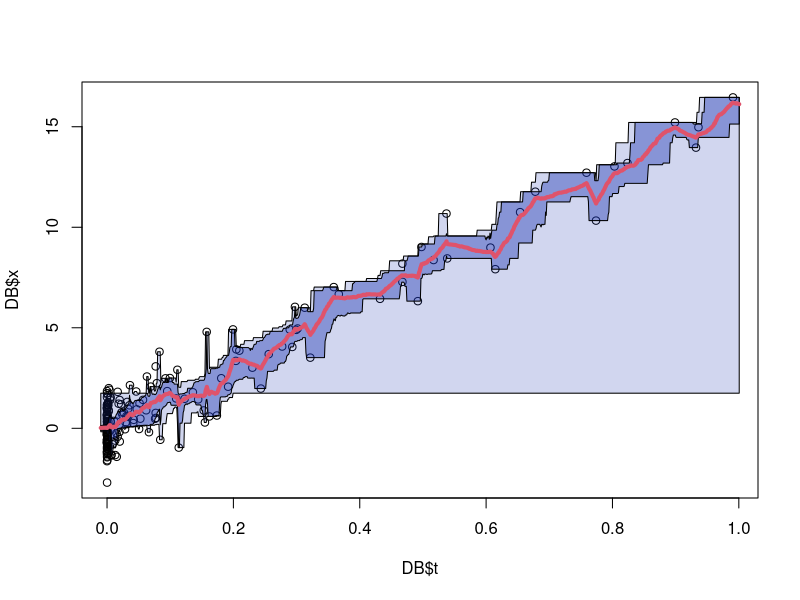
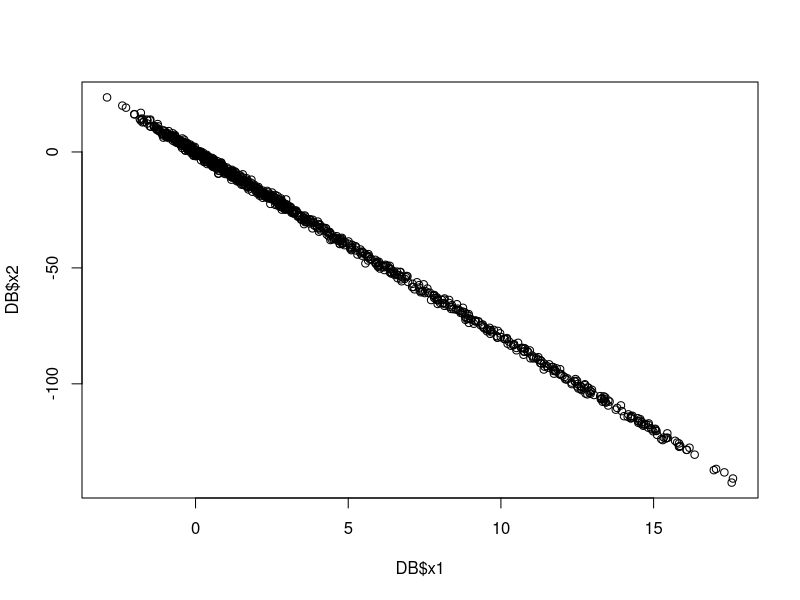
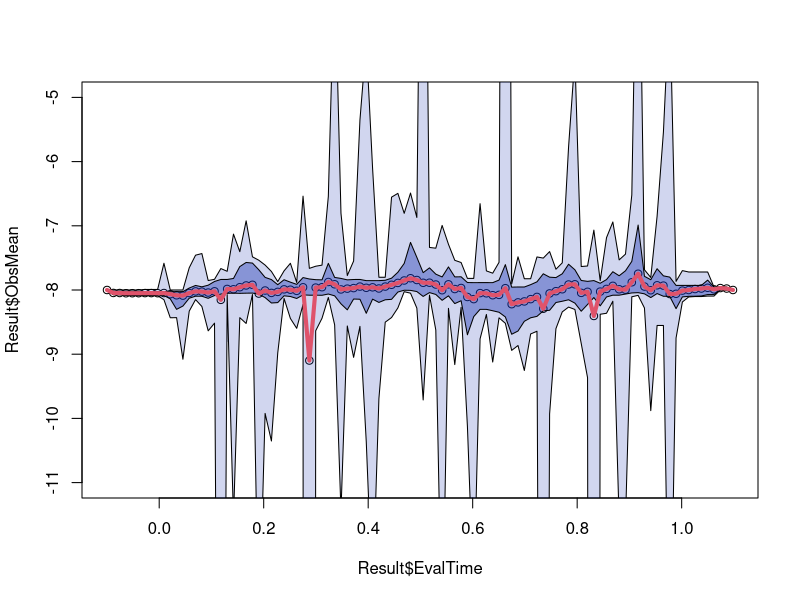
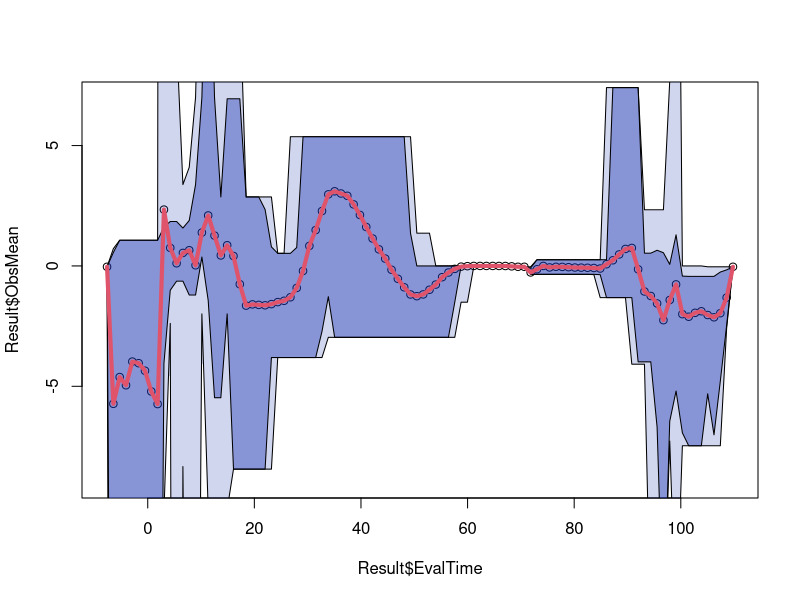

R code for these plots, in order:
#### Smooth functions evaluated in concentrated observations
#### Description
####
####     code created to run a smoothed function SmoothW on a data set.
####     The data contains at least two paired variables. The function runs
####     over a continuous variable, t, with a mark, x, and for the values
####     of x, returns the value of a function f evaluated over the marks
####     and for some intervals.
####
#### Usage
#### SmoothW(DB, fun, 
####         bw = 256,
####         part = 0.2,
####         iter = 100, 
####         extra = 0.1)
####
#### Arguments
#### DB - a data frame containing two arguments:
####            t = numeric, "time" or continuous variable which is the basis of the result  
####            x = marks (maybe more than one dimension)
#### fun - function to apply to the set x
#### bw - number of observations to return
#### part - a value between 0 and 1 which is the max length of the partition for refinement. 
#### larger values of part return a coarser partition. Smaller values 
#### take longer and give less smooth values
#### iter - iterations of the code
#### extra - an additional parameter which controls the extra width of the intervals.
#### The parameter extra is the proportion that the interval is extended.


SmoothW <- function(DB, fun,
              bw = 256,
              part = 0.2,
              iter = 100,
              extra = 0.1){
  u <- range(DB$t)
  l <- u[2] - u[1]
  
  #### the points in which the function is evaluated
  tCells <- seq(from = u[1] - extra*l, 
                to = u[2] + extra*l, 
                length.out = bw)
  
  #### the matrix has as basis only NA
  NT <- matrix(rep(NA, length(tCells) * iter), nrow = iter)
  #### for the first evaluation, it gives an overall value of the function
  NT[1, ] <- fun(DB)
  for (j in 2:iter){
    #### create a random partition
    Part <- seq(from = u[1]-runif(1)*.1 * l, 
                to = u[2]+runif(1)*.1 * l, 
                by = runif(1)* part *l)
    
    #### for the partition, identigy observations inside and evaluate the function
    for (k in 1:(length(Part)-1)){
      Qm <- Part[k]
      QM <- Part[k+1]
      
      #### observations inside the window
      D <- DB$t >= Qm & DB$t  < QM
      
      #### cells inside the window
      InCell <- tCells >= Qm & tCells  < QM
      
      #### only if cells are not empty and there are observations
      if (sum(D) > 0 & sum(InCell) > 0){
        NT[j,InCell] <- fun(DB[D,])
      }
    }
  }
  Swipe <- list(EvalTime = tCells,
                ObsMean = apply(NT, 2, mean, na.rm = TRUE),
                ObsMax = apply(NT, 2, max, na.rm = TRUE),
                ObsMin = apply(NT, 2, min, na.rm = TRUE),
                Obs05 = apply(NT, 2, quantile, probs = 0.05, na.rm = TRUE),
                Obs95 = apply(NT, 2, quantile, probs = 0.95, na.rm = TRUE))  
}


### Example 1
### It constructs a sample dataset, concentrated over t
n <- 200
t <- runif(n)^8
x <- 16 * t + rnorm(n)
DB <- data.frame(x = x, t = t)
g <- function(DB){return(mean(DB$x))}

Result <- SmoothW(DB, fun = g,
                  part = 0.1,
                  bw = 1000,
                  iter = 200,
                  extra = 0.01)
plot(DB$t, DB$x)
polygon(c(Result$EvalTime, rev(Result$EvalTime)),
        c(Result$ObsMin, rev(Result$ObsMax)), 
        col = rgb(.1, .2, .7, .2))
polygon(c(Result$EvalTime, rev(Result$EvalTime)),
        c(Result$Obs05, rev(Result$Obs95)), 
        col = rgb(.1, .2, .7, .4))
points(Result$EvalTime, Result$ObsMean, 
       type = "l", col = 2, lwd = 4)


### Example 2
### the function returns a regression coeffiicient for observations within range
n <- 1000
t <- runif(n)^3
x1 <- 16 * t + rnorm(n)
x2 <- -8 * x1 + 1* rnorm(n)
### the function g gives us, in this case, the coefficient of a linear model
g <- function(DB){ 
  m <- lm(DB$x2 ~ DB$x1)
  return(m$coefficients[2])
  }
DB <- data.frame(x1 = x1, x2 = x2, t = t)

Result <- SmoothW(DB, fun = g,
                  part = 0.4,
                  bw =  100,
                  iter = 200)
plot(DB$x1, DB$x2)

### notice that since the function g gives the coefficient of a linear model
plot(Result$EvalTime, Result$ObsMean, 
     ylim = c(-11, -5))
polygon(c(Result$EvalTime, rev(Result$EvalTime)),
        c(Result$ObsMin, rev(Result$ObsMax)), 
        col = rgb(.1, .2, .7, .2))
polygon(c(Result$EvalTime, rev(Result$EvalTime)),
        c(Result$Obs05, rev(Result$Obs95)), 
        col = rgb(.1, .2, .7, .4))
points(Result$EvalTime, Result$ObsMean, 
       type = "l", col = 2, lwd = 4)


### Example 3
### This example uses the package the swiss dataset, described here:
### https://stat.ethz.ch/R-manual/R-devel/library/datasets/html/swiss.html
DB <- data.frame(t = swiss$Catholic,
                 x = swiss$Education)
g <- function(DB){
  m <- lm(DB$x ~ DB$t)
  return(m$coefficients[2])
}

Result <- SmoothW(DB, fun = g,
                  part = 0.2,
                  bw =  100,
                  iter = 1000)

### notice that since the function g gives the coefficient of a linear model
plot(Result$EvalTime, Result$ObsMean, 
     ylim = c(-9, 7))
polygon(c(Result$EvalTime, rev(Result$EvalTime)),
        c(Result$ObsMin, rev(Result$ObsMax)), 
        col = rgb(.1, .2, .7, .2))
polygon(c(Result$EvalTime, rev(Result$EvalTime)),
        c(Result$Obs05, rev(Result$Obs95)), 
        col = rgb(.1, .2, .7, .4))
points(Result$EvalTime, Result$ObsMean, 
       type = "l", col = 2, lwd = 4)

